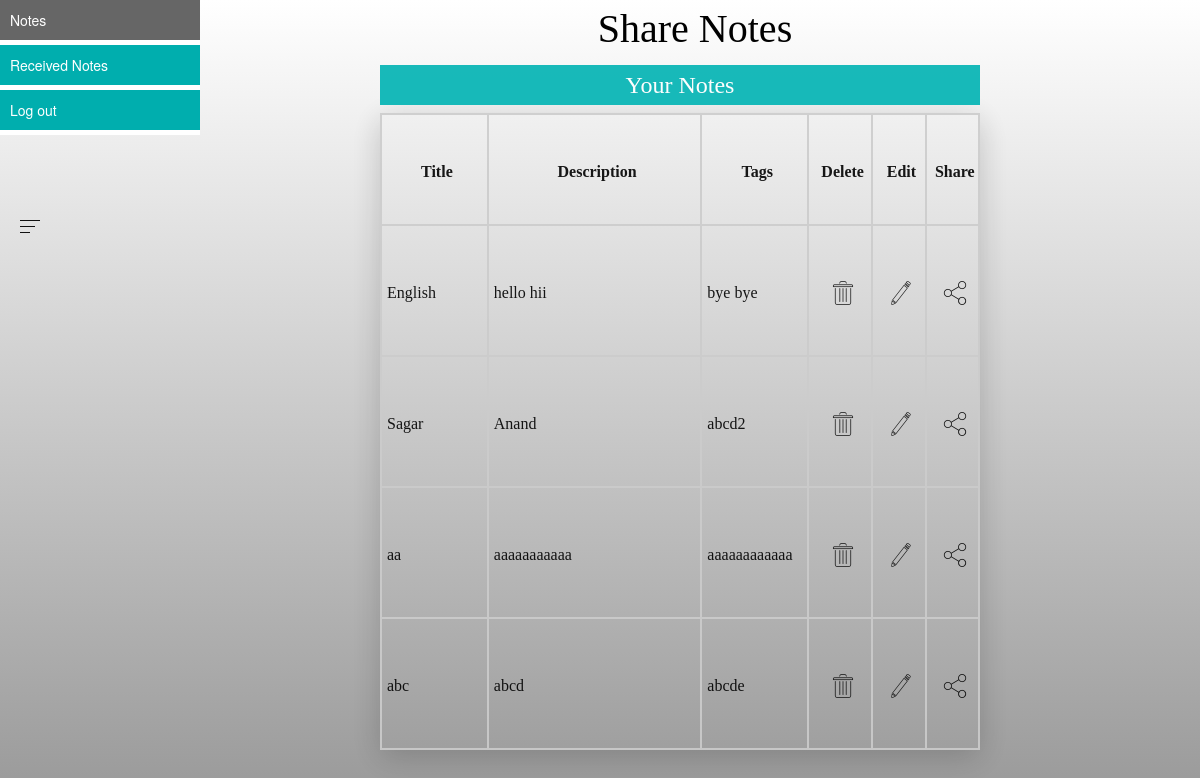
The app's page /view_notes.php (signed in) with its own data.
### tables this page shows
CREATE TABLE IF NOT EXISTS `notes3` (
  `note_id` int(11) NOT NULL AUTO_INCREMENT,
  `title` varchar(255) NOT NULL,
  `description` text NOT NULL,
  `tags` varchar(355) NOT NULL,
  `user_id` int(11) NOT NULL,
  PRIMARY KEY (`note_id`),
  KEY `fk_user` (`user_id`)
);

### view_notes.php (the view, shortened to what this page needs)
<?php
include("connection.php");
include("left_menu.php");
$user_id = $_SESSION['user_id'];
?>
<!DOCTYPE html PUBLIC "-//W3C//DTD XHTML 1.0 Transitional//EN" "http://www.w3.org/TR/xhtml1/DTD/xhtml1-transitional.dtd">
<html xmlns="http://www.w3.org/1999/xhtml">
<head>
<link href="bower_components/bootstrap/dist/css/bootstrap.min.css" rel="stylesheet" />
<link href="my_css/my_s.css" rel="stylesheet" />
</head>
<body class="home_bg">
<form action="view_notes.php" method="post">
<div class="container">
<div class = "row" >
<div align="center"><a href="home.php" class="logo_h">Share Notes</a></div>
<div class="pad_left">
<?php
include("menu.php");
$query="SELECT * FROM notes3 WHERE user_id=$user_id";
$result=mysqli_query($con,$query);
$count=mysqli_fetch_row($result);
if($count==0)
{
	print "<p class='error'>You have no notes, Add new Notes!</p>";
}
else
{
	print "
<table class='view_table'>
<tr><caption>
<div class='login' align='center'>Your Notes</div></caption></tr>
</tr>
<tr>
<th class='tdv'>
<div class='login_font' align='center'>Title</div></th>
</td>
<th class='tdv' align='center'>
<div class='login_font' align='center'>Description</div></th>
<th class='tdv'>
<div class='login_font' align='center'>Tags</div></th>
<th class='tdv'>
<div class='login_font' align='center'>Delete</div></th>
<th class='tdv'>
<div class='login_font' align='center'>Edit</div></th>
<th class='tdv'>
<div class='login_font' align='center'>Share</div></th>
</tr>";
}
$query="SELECT * FROM notes3 WHERE user_id=$user_id";
$result=mysqli_query($con,$query);
while($rows=mysqli_fetch_array($result))
    {
?>
<tr class='trv'>
<td class='tdv' width=100><div class='login_font' align='left'>
<?php echo $rows['title']; ?>
</div></td>
<td class='tdv' width=200><div class='login_font' align='left'>
<?php echo $rows['description']; ?>
</div></td>
<td class='tdv' width=100><div class='login_font' align='left'>
<?php echo $rows['tags']; ?></div></td>
<td class='tdv' align='center' width=60>
<div class='login_font' align='center'>
<a href="delete_notes.php?<?php echo "note_id=$rows[note_id]";?>" onclick="return confirm('Are you sure you want to Remove?');">
 <img src='images/delete.png' ></a></div></td>
<td class='tdv' align='center' width=50>
<div class='login_font' align='center'>
<a href='edit_notes.php?<?php echo "note_id=$rows[note_id]";?>'>
<img src='images/edit.png'  ></a></div></td>
<td class='tdv' align='center' width=50>
<div class='login_font' align='center'>
<a href='share_notes.php?<?php echo "note_id=$rows[note_id]";?>'>
<img src='images/share.png' ></a></div></td>
</tr>
<?php
}
?>
</table>
</div></div></div>
</form>
</body>
</html>

### my_css/my_s.css (style rules this page uses)
.pad_left { padding-left:380px; }
.view_table { width:600px; border: solid 1px; border-color: #CACACA; border-bottom-color: #33CC99; border-style: solid; z-index: 1; opacity: 0.9; height:100%; box-shadow: 0px 7px 29px 0px rgba(0,0,0,0.2); }
.login_font { color:#000; font-size:16px; font-family:Adobe Garamond Pro; padding-top:10px; padding-left:5px; }
.login { font-size:24px; color:#FFF; font-family:Adobe Garamond Pro; background-color:#00B3B3; height:40px; padding-top:7px; }
.logo_h { font-size:40px; font-family:Freestyle Script; color:#000; padding-left:220px; }
.home_bg { background-image:linear-gradient(white,#999); height:637px; width:100px; }
.tdv { list-style:none; padding-bottom:5px; border:2px solid; border-color:#CCC; }

### records on screen
notes3: title "English", description "hello hii", tags "bye bye"
notes3: title "Sagar", description "Anand", tags "abcd2"
notes3: title "aa", description "aaaaaaaaaaa", tags "aaaaaaaaaaaa"
notes3: title "abc", description "abcd", tags "abcde"
